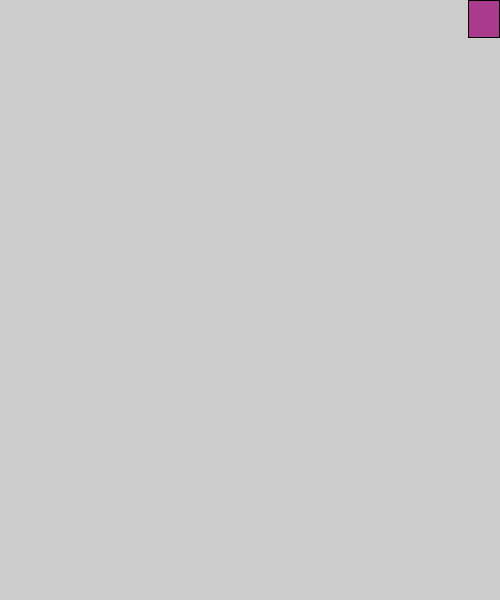
Frame 1 (no input)
Frame 60 (the mouse pressed at the canvas centre just before this capture): identical to frame 1, image omitted
Frame 120 (the mouse held since frame 60 and released just before this capture): identical to frame 1, image omitted

The Processing sketch that drew this single still picture (run headless with seeded random() and noise(); from frame 60 on, the mouse is pressed at the canvas centre):

// Processing sketch: quitbutton
// ── quitbutton.pde
//global variables
color purple=#AA3A8B;
color yellow=#EFFA60;
color regularButton=purple;
color hoverover=yellow;
void setup(){
  size(500,600);
  fill(regularButton);
  rect(width*15/16, height*0/16, width*1/16, height *1/16);
}
void draw(){ 
println("MouseX:",mouseX, "\tMouseY:", mouseY);
if(mouseX> width*15/16 && mouseX<width && mouseY>0 && mouseY< height*1/16){//hover
fill(hoverover);
 rect(width*15/16, height*0/16, width*1/16, height *1/16);
}else{
  fill(regularButton);
   rect(width*15/16, height*0/16, width*1/16, height *1/16);
}
}
//listener
void mouseClicked() {
  if(mouseX> width*15/16 && mouseX<width && mouseY>0 && mouseY< height*1/16){
exit();
}
}//end mouseclicked
